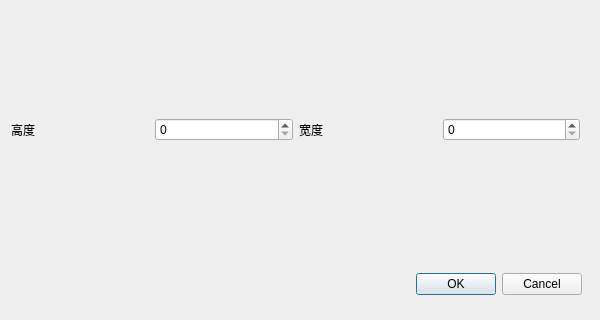
<?xml version="1.0" encoding="UTF-8"?>
<ui version="4.0">
 <class>ChangeSize</class>
 <widget class="QDialog" name="ChangeSize">
  <property name="geometry">
   <rect>
    <x>0</x>
    <y>0</y>
    <width>600</width>
    <height>320</height>
   </rect>
  </property>
  <property name="minimumSize">
   <size>
    <width>600</width>
    <height>320</height>
   </size>
  </property>
  <property name="maximumSize">
   <size>
    <width>600</width>
    <height>320</height>
   </size>
  </property>
  <property name="windowTitle">
   <string>ChangeSize</string>
  </property>
  <widget class="QDialogButtonBox" name="buttonBox">
   <property name="geometry">
    <rect>
     <x>390</x>
     <y>270</y>
     <width>192</width>
     <height>28</height>
    </rect>
   </property>
   <property name="standardButtons">
    <set>QDialogButtonBox::Cancel|QDialogButtonBox::Ok</set>
   </property>
  </widget>
  <widget class="QWidget" name="horizontalLayoutWidget_3">
   <property name="geometry">
    <rect>
     <x>0</x>
     <y>90</y>
     <width>591</width>
     <height>80</height>
    </rect>
   </property>
   <layout class="QHBoxLayout" name="horizontalLayout_3">
    <item>
     <layout class="QHBoxLayout" name="horizontalLayout">
      <item>
       <widget class="QLabel" name="label">
        <property name="text">
         <string>高度</string>
        </property>
       </widget>
      </item>
      <item>
       <widget class="QSpinBox" name="height">
        <property name="maximum">
         <number>10000</number>
        </property>
       </widget>
      </item>
     </layout>
    </item>
    <item>
     <layout class="QHBoxLayout" name="horizontalLayout_2">
      <item>
       <widget class="QLabel" name="label_2">
        <property name="text">
         <string>宽度</string>
        </property>
       </widget>
      </item>
      <item>
       <widget class="QSpinBox" name="width">
        <property name="maximum">
         <number>10000</number>
        </property>
       </widget>
      </item>
     </layout>
    </item>
   </layout>
  </widget>
 </widget>
 <layoutdefault spacing="6" margin="11"/>
 <resources/>
 <connections/>
</ui>
